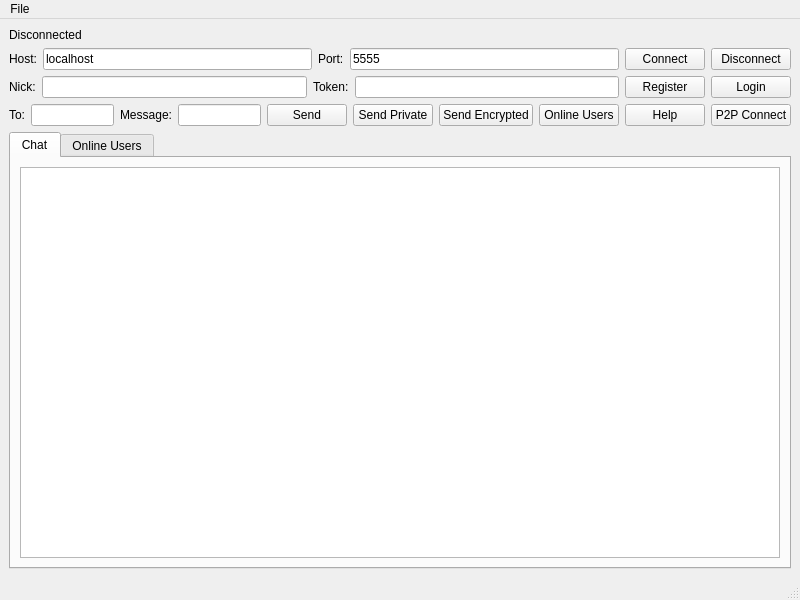
<?xml version="1.0" encoding="UTF-8"?>
<ui version="4.0">
 <class>MainWindow</class>
 <widget class="QMainWindow" name="MainWindow">
  <property name="geometry">
   <rect>
    <x>0</x>
    <y>0</y>
    <width>800</width>
    <height>600</height>
   </rect>
  </property>
  <property name="windowTitle">
   <string>MeshChat Client</string>
  </property>
  <widget class="QWidget" name="centralwidget">
   <layout class="QVBoxLayout" name="verticalLayout">
    <item>
     <widget class="QLabel" name="statusLabel">
      <property name="text">
       <string>Disconnected</string>
      </property>
     </widget>
    </item>
    <item>
     <layout class="QHBoxLayout" name="horizontalLayout">
      <item>
       <widget class="QLabel" name="label">
        <property name="text">
         <string>Host:</string>
        </property>
       </widget>
      </item>
      <item>
       <widget class="QLineEdit" name="hostEdit">
        <property name="text">
         <string>localhost</string>
        </property>
       </widget>
      </item>
      <item>
       <widget class="QLabel" name="label_2">
        <property name="text">
         <string>Port:</string>
        </property>
       </widget>
      </item>
      <item>
       <widget class="QLineEdit" name="portEdit">
        <property name="text">
         <string>5555</string>
        </property>
       </widget>
      </item>
      <item>
       <widget class="QPushButton" name="connectButton">
        <property name="text">
         <string>Connect</string>
        </property>
       </widget>
      </item>
      <item>
       <widget class="QPushButton" name="disconnectButton">
        <property name="text">
         <string>Disconnect</string>
        </property>
       </widget>
      </item>
     </layout>
    </item>
    <item>
     <layout class="QHBoxLayout" name="horizontalLayout_2">
      <item>
       <widget class="QLabel" name="label_3">
        <property name="text">
         <string>Nick:</string>
        </property>
       </widget>
      </item>
      <item>
       <widget class="QLineEdit" name="nickEdit"/>
      </item>
      <item>
       <widget class="QLabel" name="label_4">
        <property name="text">
         <string>Token:</string>
        </property>
       </widget>
      </item>
      <item>
       <widget class="QLineEdit" name="tokenEdit"/>
      </item>
      <item>
       <widget class="QPushButton" name="registerButton">
        <property name="text">
         <string>Register</string>
        </property>
       </widget>
      </item>
      <item>
       <widget class="QPushButton" name="loginButton">
        <property name="text">
         <string>Login</string>
        </property>
       </widget>
      </item>
     </layout>
    </item>
    <item>
     <layout class="QHBoxLayout" name="horizontalLayout_3">
      <item>
       <widget class="QLabel" name="label_5">
        <property name="text">
         <string>To:</string>
        </property>
       </widget>
      </item>
      <item>
       <widget class="QLineEdit" name="toEdit"/>
      </item>
      <item>
       <widget class="QLabel" name="label_6">
        <property name="text">
         <string>Message:</string>
        </property>
       </widget>
      </item>
      <item>
       <widget class="QLineEdit" name="messageEdit"/>
      </item>
      <item>
       <widget class="QPushButton" name="sendButton">
        <property name="text">
         <string>Send</string>
        </property>
       </widget>
      </item>
      <item>
       <widget class="QPushButton" name="privateSendButton">
        <property name="text">
         <string>Send Private</string>
        </property>
       </widget>
      </item>
      <item>
       <widget class="QPushButton" name="encryptedSendButton">
        <property name="text">
         <string>Send Encrypted</string>
        </property>
       </widget>
      </item>
      <item>
       <widget class="QPushButton" name="onlineButton">
        <property name="text">
         <string>Online Users</string>
        </property>
       </widget>
      </item>
      <item>
       <widget class="QPushButton" name="helpButton">
        <property name="text">
         <string>Help</string>
        </property>
       </widget>
      </item>
      <item>
       <widget class="QPushButton" name="p2pConnectButton">
        <property name="text">
         <string>P2P Connect</string>
        </property>
       </widget>
      </item>
     </layout>
    </item>
    <item>
     <widget class="QTabWidget" name="tabWidget">
      <property name="currentIndex">
       <number>0</number>
      </property>
      <widget class="QWidget" name="chatTab">
       <attribute name="title">
        <string>Chat</string>
       </attribute>
       <layout class="QVBoxLayout" name="verticalLayout_2">
        <item>
         <widget class="QTextEdit" name="chatArea">
          <property name="readOnly">
           <bool>true</bool>
          </property>
         </widget>
        </item>
       </layout>
      </widget>
      <widget class="QWidget" name="onlineTab">
       <attribute name="title">
        <string>Online Users</string>
       </attribute>
       <layout class="QVBoxLayout" name="verticalLayout_3">
        <item>
         <widget class="QListWidget" name="onlineUsersList"/>
        </item>
       </layout>
      </widget>
     </widget>
    </item>
   </layout>
  </widget>
  <widget class="QMenuBar" name="menubar">
   <property name="geometry">
    <rect>
     <x>0</x>
     <y>0</y>
     <width>800</width>
     <height>21</height>
    </rect>
   </property>
   <widget class="QMenu" name="menuFile">
    <property name="title">
     <string>File</string>
    </property>
    <addaction name="actionExit"/>
   </widget>
   <addaction name="menuFile"/>
  </widget>
  <widget class="QStatusBar" name="statusbar"/>
  <action name="actionExit">
   <property name="text">
    <string>Exit</string>
   </property>
  </action>
 </widget>
 <resources/>
 <connections/>
</ui>
